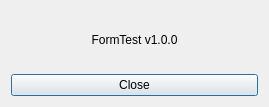
<?xml version="1.0" encoding="UTF-8"?>
<ui version="4.0">
 <class>AboutMenu</class>
 <widget class="QDialog" name="AboutMenu">
  <property name="geometry">
   <rect>
    <x>0</x>
    <y>0</y>
    <width>269</width>
    <height>107</height>
   </rect>
  </property>
  <property name="windowTitle">
   <string>About</string>
  </property>
  <layout class="QVBoxLayout" name="verticalLayout">
   <item>
    <widget class="QLabel" name="label">
     <property name="text">
      <string>FormTest v1.0.0</string>
     </property>
     <property name="alignment">
      <set>Qt::AlignCenter</set>
     </property>
    </widget>
   </item>
   <item>
    <widget class="QPushButton" name="pushButton">
     <property name="text">
      <string>Close</string>
     </property>
    </widget>
   </item>
  </layout>
 </widget>
 <resources/>
 <connections>
  <connection>
   <sender>pushButton</sender>
   <signal>clicked()</signal>
   <receiver>AboutMenu</receiver>
   <slot>accept()</slot>
   <hints>
    <hint type="sourcelabel">
     <x>134</x>
     <y>86</y>
    </hint>
    <hint type="destinationlabel">
     <x>134</x>
     <y>53</y>
    </hint>
   </hints>
  </connection>
 </connections>
</ui>
